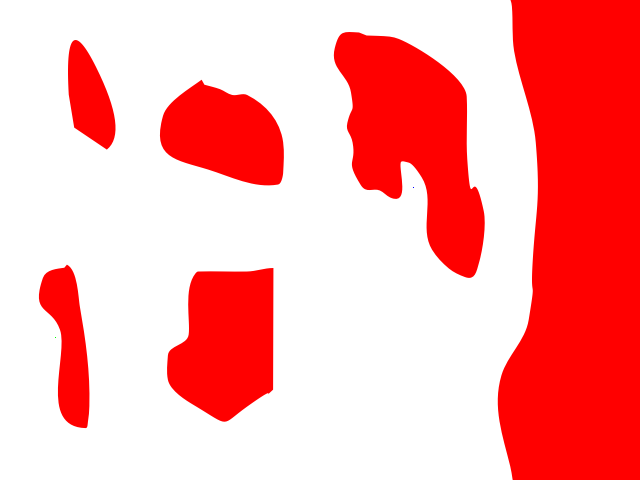
#> input picture test-map.png, 640 x 480 px, found by its file name
$ python learning_breadth-first-search.py   (older library calls are emulated)
#> lines starting #> are read from the running program, lines starting #| are printed output that depends on the picture; after the words box and inside, x2 and y2 are one past the last pixel; in counts of white or black regions, pixels touching at a corner belong together
### path-finding/map.py
import numpy as np
from matplotlib import pyplot

class Map:
    def __init__(self,size,start,finish):
        self.size = size
        self.start = start
        self.finish = finish
        self.graph = np.ones(shape=size, dtype=np.int)
        self.graph[start] = 2
        self.graph[finish] = 3

    def get_neighbors(self,position):
        neighbors = list()
        for i,j in ([0,1],[-1,0],[0,-1],[1,0]):
            if (position[0]+i >= 0 and position[0]+i < self.graph.shape[0] and
                position[1]+j >= 0 and position[1]+j < self.graph.shape[1] and
                self.graph[position[0]+i][position[1]+j] != 0):
                neighbors.append((position[0]+i,position[1]+j))
        return neighbors

    def make_wall(self,position):
        for pos in position:
            self.graph[pos] = 0

    # [22 lines left out: function mk_image, not called in this run]

### path-finding/learning_breadth-first-search.py
import queue
import numpy as np
from map import Map
import cv2

im_map = cv2.imread('test-map.png', cv2.IMREAD_COLOR)
#> im_map is the input picture: shape (480, 640, 3); mean B, G, R 165.9, 165.9, 255

dilation_kernel = np.ones((11,11), np.uint8)

pos_start = cv2.inRange(im_map, np.array([0,255,0]), np.array([0,255,0]))
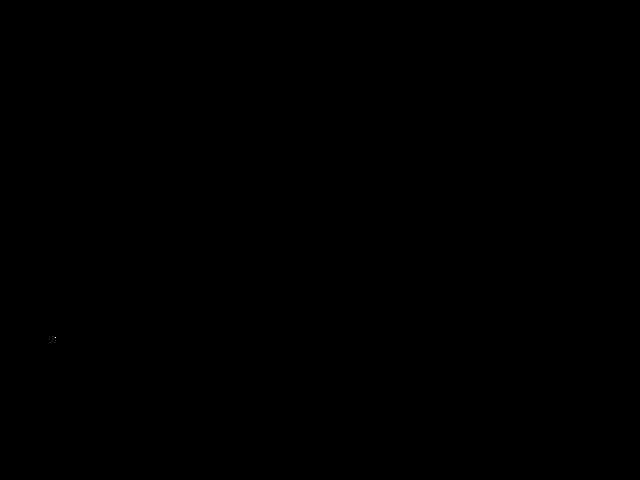
#> pos_start: shape (480, 640); 0% white in thin lines or dots, all inside (x1, y1, x2, y2) = (55, 337, 56, 338)
pos_start = cv2.findNonZero(pos_start)
#> pos_start = [[55, 337]]
pos_start = (pos_start[0][0][0],pos_start[0][0][1])
#> pos_start = (55, 337)
finish = cv2.inRange(im_map, np.array([255,0,0]), np.array([255,0,0]))
#> finish: shape (480, 640); 0% white in thin lines or dots, all inside (x1, y1, x2, y2) = (413, 187, 414, 188)
finish = cv2.findNonZero(finish)
#> finish = [[413, 187]]
finish = (finish[0][0][0],finish[0][0][1])
#> finish = (413, 187)
size = (len(im_map[0]),len(im_map))
#> size = (640, 480)

graph = Map(start=pos_start,size=size,finish=finish)
#> in __init__, `self.start = start`: self.start = (55, 337)
#> in __init__, `self.finish = finish`: self.finish = (413, 187)

walls = cv2.inRange(im_map, np.array([0,0,50]), np.array([0,0,255]))
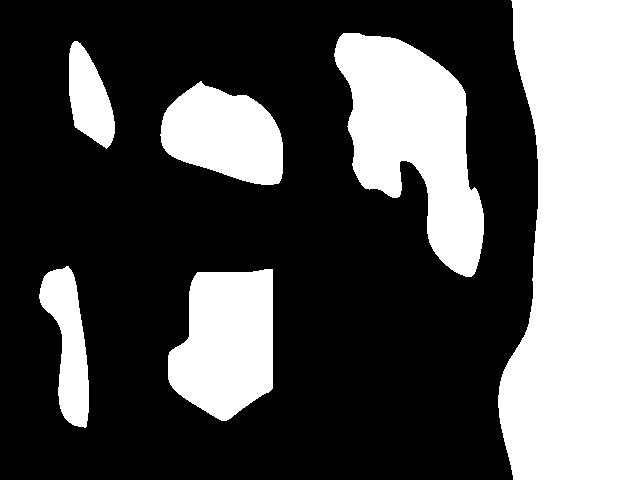
#> walls: shape (480, 640); 34.4% white; 6 white regions, box (x1, y1, x2, y2) and area: (498, 0, 640, 480) 56632, (334, 33, 484, 277) 20211, (168, 269, 273, 421) 12402, (160, 81, 283, 185) 8923, (39, 266, 89, 428) 4479, (69, 41, 115, 149) 3150
walls = cv2.dilate(walls, dilation_kernel, iterations=1)
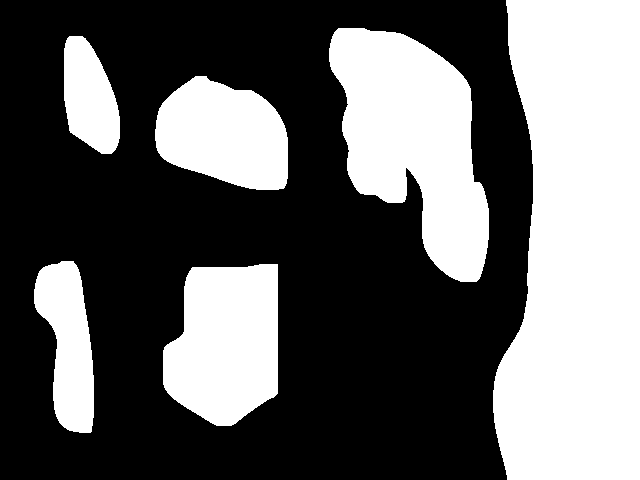
#> walls: shape (480, 640); 39.7% white; 6 white regions, box (x1, y1, x2, y2) and area: (493, 0, 640, 480) 59452, (329, 28, 489, 282) 24752, (163, 264, 278, 426) 15072, (155, 76, 288, 190) 11298, (34, 261, 94, 433) 6739, (64, 36, 120, 154) 4790
walls = cv2.findNonZero(walls)
#> walls = contour of 122103 points, box (x1, y1, x2, y2) (34, 0, 640, 480), area 74562

for point in walls:
    point = (point[0][0],point[0][1])
    graph.make_wall([point])
#> this loop made 122103 passes
#> point on passes 1 to 3: (506, 0), (507, 0), (508, 0)

# Start of Redblob algorithm

frontier = queue.Queue()
frontier.put(pos_start)
came_from = {}
came_from[pos_start] = None

while not frontier.empty():
    current = frontier.get()

    if current == finish:
        break

    for next in graph.get_neighbors(current):
        if next not in came_from:
            frontier.put(next)
            came_from[next] = current
#> after the loop, came_from = 150623 items

current = finish
#> current = (413, 187)
path = []
while current != pos_start:
    path.append(current)
    current = came_from[current]
#> this loop made 552 passes
#> current on passes 1 to 3: (412, 187), (411, 187), (410, 187)
#> after the loop, path = 552 pairs, first value 33 to 413, second value 187 to 337
path.append(pos_start)
path.reverse()

for i in path:
    im_map[(i[1], i[0])] = [0,0,0]
#> this loop made 553 passes
#> i on passes 1 to 3: (55, 337), (54, 337), (53, 337)
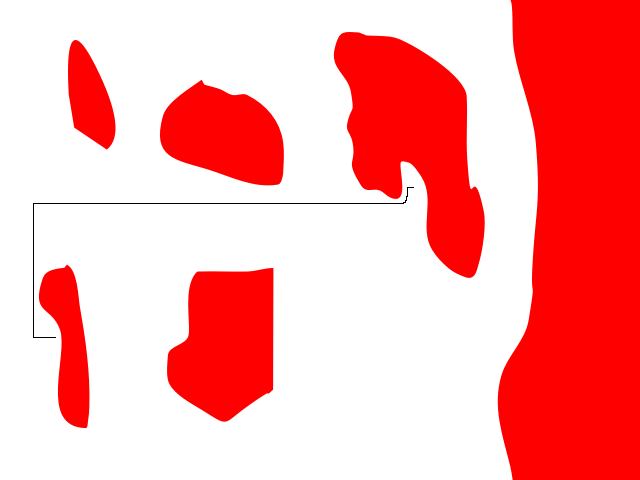
#> im_map: shape (480, 640, 3); 0.18% of pixels changed, all inside (x1, y1, x2, y2) = (33, 187, 414, 338)

# End of Redblob algorithm

cv2.imshow('path chosen', im_map)

print("end")
cv2.waitKey(0)
cv2.destroyAllWindows()
